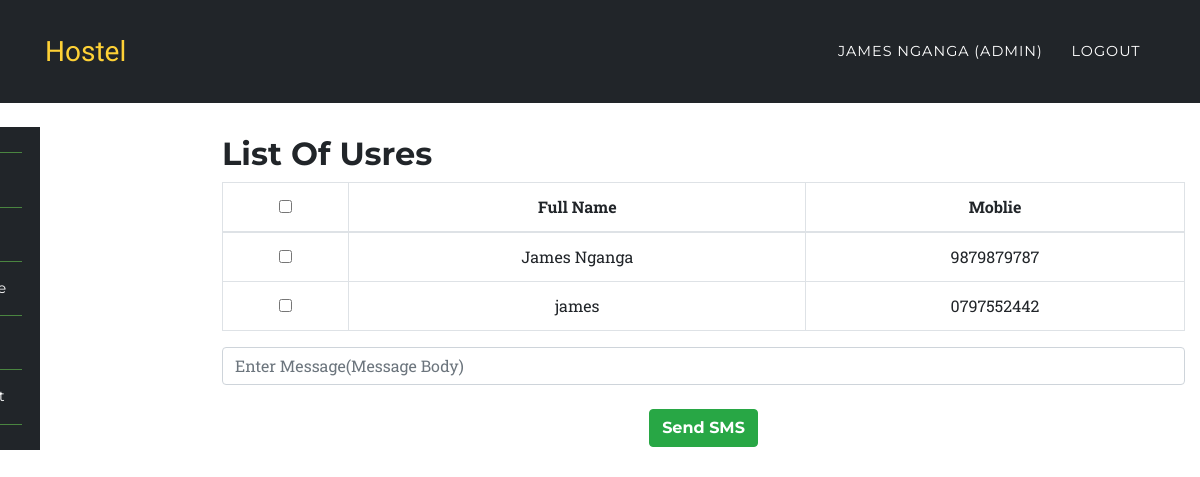
/app/sms.php (signed in), run on the app's committed database.
### tables this page shows
CREATE TABLE `users` (
  `id` int(10) UNSIGNED NOT NULL,
  `fullname` varchar(191) NOT NULL,
  `mobile` varchar(191) NOT NULL,
  `username` varchar(191) NOT NULL,
  `email` varchar(191) NOT NULL,
  `password` varchar(191) NOT NULL,
  `created_at` timestamp NULL DEFAULT current_timestamp(),
  `updated_at` timestamp NULL DEFAULT current_timestamp(),
  `role` varchar(100) DEFAULT 'user',
  `status` int(1) NOT NULL DEFAULT 1
);

### app/sms.php (the view, shortened to what this page needs)
<?php
	require '../config/config.php';
		try {
			$stmt = $connect->prepare('SELECT * FROM users');
			$stmt->execute();
			$data = $stmt->fetchAll(PDO::FETCH_ASSOC);
		}
		catch(PDOException $e) {
			$errMsg = $e->getMessage();
		}
?>
<?php include '../include/header.php';?>
	<nav class="navbar navbar-expand-lg navbar-dark" style="background-color:#212529;" id="mainNav">
      <div class="container">
        <a class="navbar-brand js-scroll-trigger" href="../index.php">Hostel</a>
        <div class="collapse navbar-collapse" id="navbarResponsive">
          <ul class="navbar-nav text-uppercase ml-auto">
            <li class="nav-item">
              <a class="nav-link" href="login.php"><?php echo $_SESSION['fullname']; ?> <?php if($_SESSION['role'] == 'admin'){ echo "(Admin)"; } ?></a>
            </li>
            <li class="nav-item">
              <a href="../auth/logout.php" class="nav-link">Logout</a>
            </li>
          </ul>
        </div>
      </div>
    </nav>
<?php include '../include/side-nav.php';?>
<section class="wrapper" style="margin-left:16%;margin-top: -11%;">
	<div class="container">
		<div class="row">
			<div class="col-12">
				<h2>List Of Usres</h2>
				<div class="table-responsive text-center">
					<form action="" method="post">
						<table class="table table-bordered">
						  <thead>
						    <tr>
						      <th><input type="checkbox" name="" id="selectAll"></th>
						      <th>Full Name</th>
						      <th>Moblie</th>
						    </tr>
						  </thead>
						  <tbody>
						  	<?php
						  		foreach ($data as $key => $value) {
								   echo '<tr>';
								      echo '<th scope="row"><input type="checkbox" name="check[]" value="'.$value['mobile'].'" id="selectAll$key"></th>';
								      echo '<td>'.$value['fullname'].'</td>';
								      echo '<td>'.$value['mobile'].'</td>';
								   echo '</tr>';
						  		}
						  	?>
						  </tbody>
						</table>
						<input type="textarea" name="message" class="form-control" placeholder="Enter Message(Message Body)" required>
						<br>
						<button type="submit" class="btn btn-success" name='sms_alert' value="sms_alert">Send SMS</button>
					</form>
				</div>
			</div>
		</div>
	</div>
</section>
<?php include '../include/footer.php';?>

### assets/css/rent.css (style rules this page uses)
body { overflow-x: hidden; font-family: 'Roboto Slab', 'Helvetica Neue', Helvetica, Arial, sans-serif; }
a { color: #4bb6c9; }
h1, h2, h3, h4, h5, h6 { font-weight: 700; font-family: 'Montserrat', 'Helvetica Neue', Helvetica, Arial, sans-serif; }
section { padding: 100px 0; }
@media (min-width: 768px) { section { padding: 140px 0; } }
.btn { font-family: 'Montserrat', 'Helvetica Neue', Helvetica, Arial, sans-serif; font-weight: 700; }
#mainNav { background-color: #212529; }
#mainNav .navbar-brand { color: #fed136; font-family: 'Kaushan Script', 'Helvetica Neue', Helvetica, Arial, cursive; }
#mainNav .navbar-nav .nav-item .nav-link { font-size: 90%; font-weight: 400; padding: 0.75em 0; letter-spacing: 1px; color: white; font-family: 'Montserrat', 'Helvetica Neue', Helvetica, Arial, sans-serif; }
@media (min-width: 992px) { #mainNav { padding-top: 25px; padding-bottom: 25px; -webkit-transition: padding-top 0.3s, padding-bottom 0.3s; -moz-transition: padding-top 0.3s, padding-bottom 0.3s; transition: padding-top 0.3s, padding-bottom 0.3s; border: none; background-color: transparent; } }
@media (min-width: 992px) { #mainNav .navbar-brand { font-size: 1.75em; -webkit-transition: all 0.3s; -moz-transition: all 0.3s; transition: all 0.3s; } }
@media (min-width: 992px) { #mainNav .navbar-nav .nav-item .nav-link { padding: 1.1em 1em !important; } }

### assets/css/style.css (style rules this page uses)
.navbar { border-radius: 0px; }
section { padding-left: 15px; }

### data on the page
users: fullname "James Nganga", mobile "9879879787"
users: fullname "james", mobile "0797552442"

### other printed values
$_SESSION['fullname'] "JAMES NGANGA"
